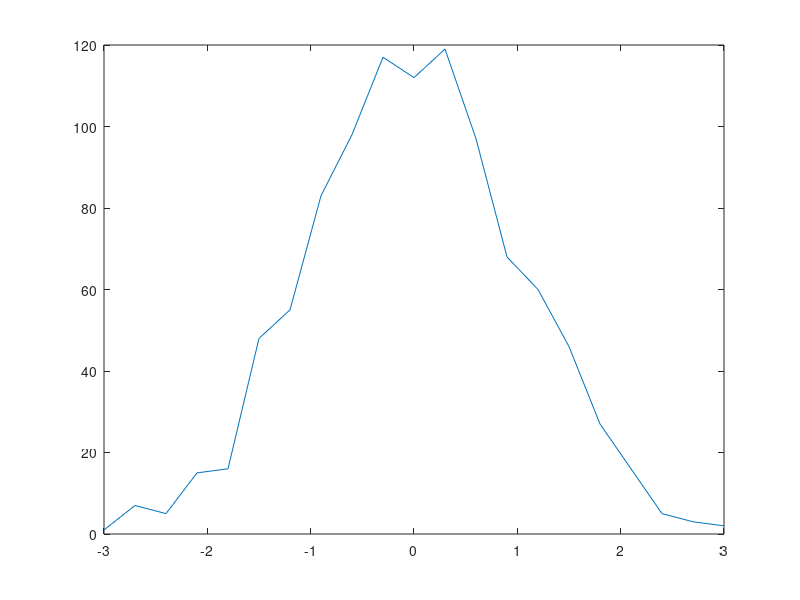
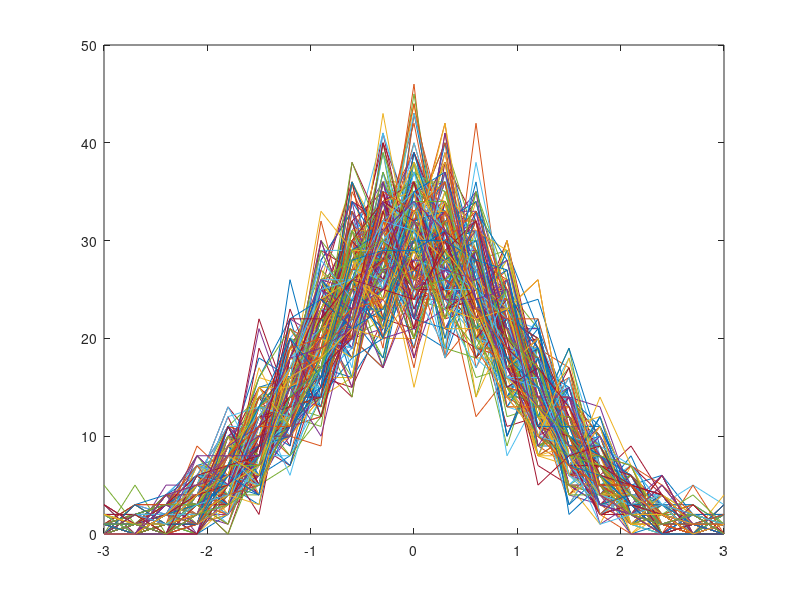

Reproduce these figures in MATLAB, in order.
% Generate Gaussian noise
noise = randn([1 1000]);
[n x] = hist(noise, linspace(-3, 3, 21));
%disp([x; n]);
plot(x, n);

% TODO: Try generating other kinds of random numbers.
%       How about a 2D grid of random Gaussian values?
noise = randn([250 250]);
[n, x] = hist(noise, linspace(-3,3,21));
figure, plot(x,n);